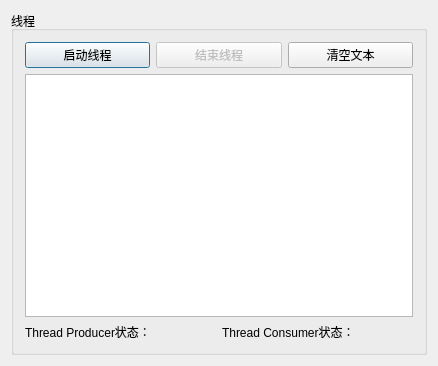
<?xml version="1.0" encoding="UTF-8"?>
<ui version="4.0">
 <class>Dialog</class>
 <widget class="QDialog" name="Dialog">
  <property name="geometry">
   <rect>
    <x>0</x>
    <y>0</y>
    <width>438</width>
    <height>366</height>
   </rect>
  </property>
  <property name="windowTitle">
   <string>Dialog</string>
  </property>
  <layout class="QVBoxLayout" name="verticalLayout_2">
   <item>
    <widget class="QGroupBox" name="groupBox">
     <property name="title">
      <string>线程</string>
     </property>
     <layout class="QVBoxLayout" name="verticalLayout">
      <item>
       <layout class="QHBoxLayout" name="horizontalLayout">
        <item>
         <widget class="QPushButton" name="btnStartThread">
          <property name="text">
           <string>启动线程</string>
          </property>
         </widget>
        </item>
        <item>
         <widget class="QPushButton" name="btnStopThread">
          <property name="enabled">
           <bool>false</bool>
          </property>
          <property name="text">
           <string>结束线程</string>
          </property>
         </widget>
        </item>
        <item>
         <widget class="QPushButton" name="btnClear">
          <property name="text">
           <string>清空文本</string>
          </property>
         </widget>
        </item>
       </layout>
      </item>
      <item>
       <layout class="QHBoxLayout" name="horizontalLayout_3">
        <item>
         <widget class="QPlainTextEdit" name="plainTextEdit"/>
        </item>
       </layout>
      </item>
      <item>
       <layout class="QHBoxLayout" name="horizontalLayout_2">
        <item>
         <widget class="QLabel" name="LabProducer">
          <property name="text">
           <string>Thread Producer状态：</string>
          </property>
         </widget>
        </item>
        <item>
         <widget class="QLabel" name="LabConsumer">
          <property name="text">
           <string>Thread Consumer状态：</string>
          </property>
         </widget>
        </item>
       </layout>
      </item>
     </layout>
    </widget>
   </item>
  </layout>
 </widget>
 <layoutdefault spacing="6" margin="11"/>
 <resources/>
 <connections/>
</ui>
